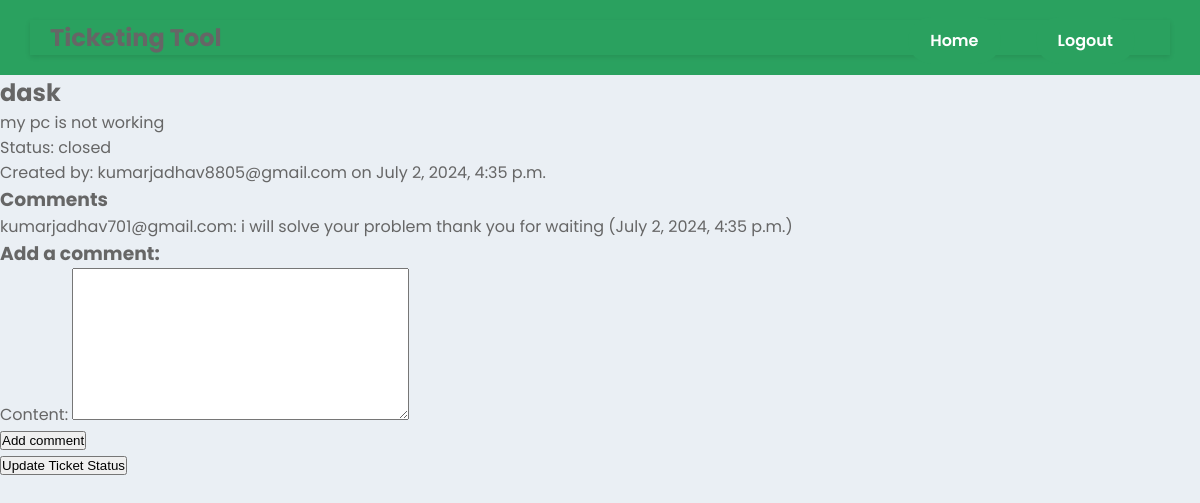
The page /tickets/ticket/5/ (signed in) on the database its author committed.
### tickets/models.py (models this page shows, shortened)
class Ticket(models.Model):
    STATUS_CHOICES = [
        ('open', 'Open'),
        ('in_progress', 'In Progress'),
        ('closed', 'Closed'),
    ]
    title = models.CharField(max_length=255)
    description = models.TextField()
    status = models.CharField(max_length=20, choices=STATUS_CHOICES, default='open')
    creator = models.ForeignKey(settings.AUTH_USER_MODEL, on_delete=models.CASCADE, related_name='created_tickets')
    assigned_engineer = models.ForeignKey(settings.AUTH_USER_MODEL, on_delete=models.CASCADE, related_name='assigned_tickets', blank=True, null=True)
    creation_timestamp = models.DateTimeField(auto_now_add=True)

class User(AbstractUser):
    email = models.EmailField(unique=True)
    username = models.CharField(max_length=150, unique=False, blank=True, null=True)  # Make username optional and not unique
    is_customer = models.BooleanField(default=False)
    is_engineer = models.BooleanField(default=False)
    groups = models.ManyToManyField(
        Group,
        related_name='tickets_user_set',
        blank=True,
        help_text='The groups this user belongs to. A user will get all permissions granted to each of their groups.',
        verbose_name='groups',
    )
    user_permissions = models.ManyToManyField(
        Permission,
        related_name='tickets_user_permissions_set',
        blank=True,
        help_text='Specific permissions for this user.',
        verbose_name='user permissions',
    )
    USERNAME_FIELD = 'email'
    REQUIRED_FIELDS = []

class Comment(models.Model):
    content = models.TextField()
    created_at = models.DateTimeField(auto_now_add=True)
    user = models.ForeignKey(settings.AUTH_USER_MODEL, on_delete=models.CASCADE)
    ticket = models.ForeignKey(Ticket, on_delete=models.CASCADE)
    timestamp = models.DateTimeField(auto_now_add=True)

### tickets/views.py (the view)
# urls.py: path('ticket/<int:ticket_id>/', ticket_detail, name='ticket_detail'),
@login_required
def ticket_detail(request, ticket_id):
    ticket = get_object_or_404(Ticket, id=ticket_id)
    if request.user != ticket.creator and request.user != ticket.assigned_engineer:
        return redirect('ticket_list')
    if request.method == 'POST' and request.user == ticket.assigned_engineer:
        comment_form = CommentForm(request.POST)
        if comment_form.is_valid():
            comment = comment_form.save(commit=False)
            comment.user = request.user
            comment.ticket = ticket
            comment.save()
            return redirect('ticket_detail', ticket_id=ticket.id)
    else:
        comment_form = CommentForm()
    return render(request, 'tickets/ticket_detail.html', {
        'ticket': ticket,
        'comment_form': comment_form,
        'comments': ticket.comment_set.all(),
    })

### tickets/forms.py
class CommentForm(forms.ModelForm):
    class Meta:
        model = Comment
        fields = ['content']

### tickets/templates/tickets/ticket_detail.html (shortened to what this page needs)
{% extends "base_generic.html" %}
{% block content %}
<h2>{{ ticket.title }}</h2>
<p>{{ ticket.description }}</p>
<p>Status: {{ ticket.status }}</p>
<p>Created by: {{ ticket.creator }} on {{ ticket.creation_timestamp }}</p>
<h3>Comments</h3>
<ul>
    {% for comment in comments %}
    <li>{{ comment.user }}: {{ comment.content }} ({{ comment.timestamp }})</li>
    {% endfor %}
</ul>
{% if user == ticket.assigned_engineer %}
<h3>Add a comment:</h3>
<form method="post">
    {{ comment_form.as_p }}
    <button type="submit">Add comment</button>
</form>
<form method="post" action="{% url 'ticket_update' ticket.id %}">
    <button type="submit">Update Ticket Status</button>
</form>
{% endif %}
{% endblock %}

### static/tickets/signup.css (style rules this page uses)
* { box-sizing: border-box; }
body { margin: 0; font-family: 'Poppins', Arial, Helvetica, sans-serif; font-size: 16px; font-weight: 400; color: #666666; background-image: url('https://wallpapercave.com/wp/s0nLOnC.jpg'); background-size: cover; background-position: center; }
* { box-sizing: border-box; margin: 0; padding: 0; }
body { margin: 0; font-family: 'Poppins', Arial, Helvetica, sans-serif; font-size: 16px; font-weight: 400; color: #666666; background: #eaeff4; }

### rows shown on the page
Ticket: title "dask", description "my pc is not working", status "closed", creator "kumarjadhav8805@gmail.com", creation_timestamp "July 2, 2024, 4:35 p.m."
Comment: user "kumarjadhav701@gmail.com", content "i will solve your problem thank you for waiting", timestamp "July 2, 2024, 4:35 p.m."
